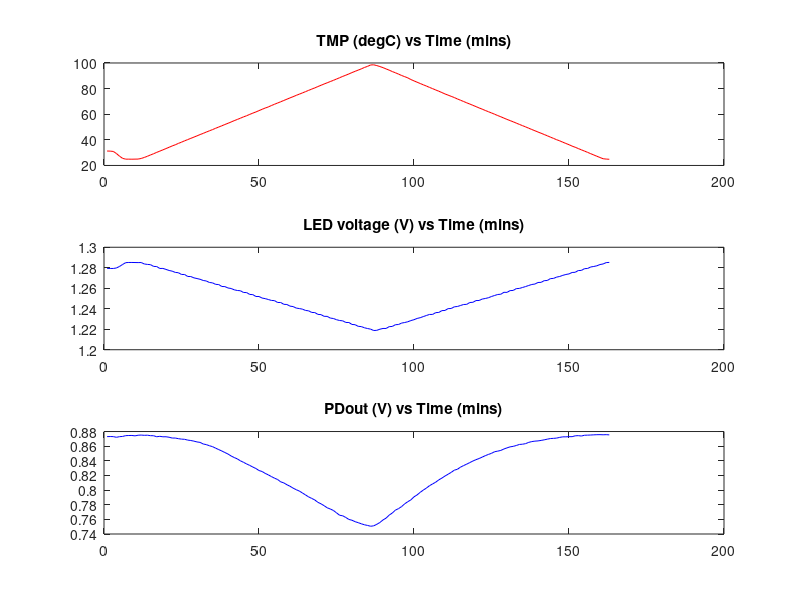

Reproduce this figure in MATLAB.
clear all; close all;
plotfigs = 1;

X = csvread('b141511.csv',1,0); 
TMP=X(:,1);
LED=X(:,2);
PD=X(:,3);

% plot(TMP,'r');
% hold on;
% plot(LED,'b');
% hold on;
% plot(PD,'b');
% hold off; 
% title('TMP, LED, PD vs Time');
% xlabel('Time');
% ylabel('Volts or degC');
% legend('TMP','LED','PD');
figure();
subplot(3,1,1);
plot(TMP,'r');
title('TMP (degC) vs Time (mins)');
subplot(3,1,2);
plot(LED,'b');
title('LED voltage (V) vs Time (mins)');
subplot(3,1,3);
plot(PD,'b');
title('PDout (V) vs Time (mins)');